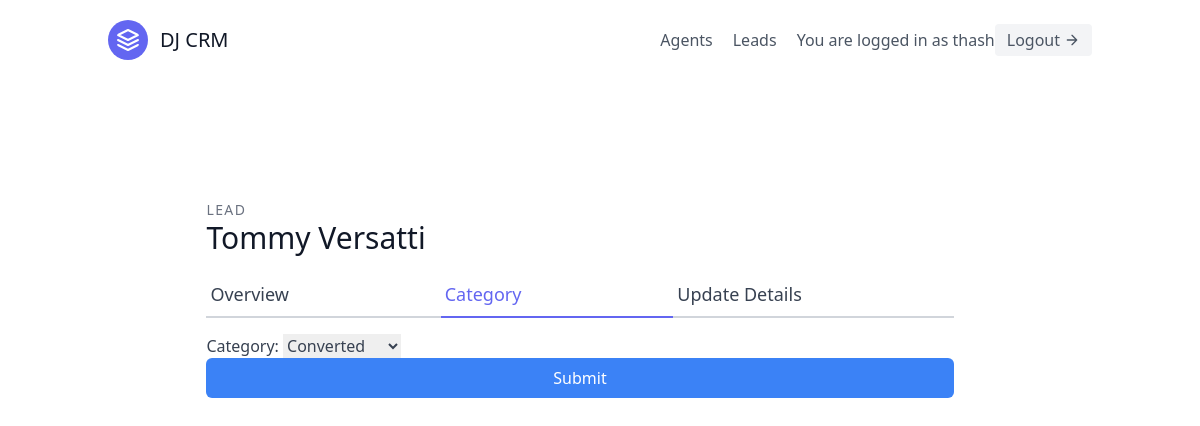
The page /leads/categories/2/update/ (signed in) on the database its author committed.
### leads/models.py (models this page shows, shortened)
class User(AbstractUser):
    is_organiser = models.BooleanField(default=True)
    is_agent = models.BooleanField(default=False)

class Lead(models.Model):
    first_name = models.CharField(max_length=20)
    last_name = models.CharField(max_length=20)
    age = models.IntegerField(default=0)
    agent = models.ForeignKey(Agent, null=True, blank=True, on_delete=models.SET_NULL)
    organisation = models.ForeignKey(UserProfile, on_delete=models.CASCADE)
    category = models.ForeignKey("Category", related_name="leads",  null=True, blank=True, on_delete=models.SET_NULL)
    description = models.TextField()
    date_added = models.DateTimeField(auto_now_add=True)
    phone_number = models.CharField(max_length=20)
    email = models.EmailField()

### leads/views.py (the view, shortened to what this page needs)
# urls.py: path('categories/<int:pk>/update/', views.CategoryUpdateView.as_view(), name='category-update'),
class CategoryUpdateView(LoginRequiredMixin, generic.UpdateView):
    template_name = "leads/category_update.html"
    form_class = LeadCategoryUpdateForm
    def get_queryset(self):
        user = self.request.user
        if user.is_organiser:
            queryset = Lead.objects.filter(organisation=user.userprofile)
        else:
            queryset = Lead.objects.filter(organisation=user.agent.organisation)
            queryset = queryset.filter(agent__user=user)
        return queryset

### leads/forms.py
class LeadCategoryUpdateForm(forms.ModelForm):
    class Meta:
        model = Lead
        fields = ("category",)

### leads/models.py (called while the page is built)
    def __str__(self):
        return self.name

### leads/templates/leads/category_update.html (shortened to what this page needs)
{% extends "base.html" %}
{% load tailwind_filters %}
{% block content %}
<section class="text-gray-700 body-font overflow-hidden">
    <div class="container px-5 py-24 mx-auto">
      <div class="lg:w-4/5 mx-auto flex flex-wrap">
        <div class="w-full lg:pr-10 lg:py-6 mb-6 lg:mb-0">
            <h2 class="text-sm title-font text-gray-500 tracking-widest">LEAD</h2>
            <h1 class="text-gray-900 text-3xl title-font font-medium mb-4">{{ lead.first_name }} {{ lead.last_name }}</h1>
            <div class="flex mb-4">
                <a href="{% url 'leads:detail' lead.pk %}" class="flex-grow border-b-2 border-gray-300 py-2 text-lg px-1">
                    Overview
                </a>
                <a href="{% url 'leads:category-update' lead.pk %}" class="flex-grow text-indigo-500 border-b-2 border-indigo-500 py-2 text-lg px-1">
                    Category
                </a>
                <a href="{% url 'leads:update' lead.pk %}" class="flex-grow border-b-2 border-gray-300 py-2 text-lg px-1">
                    Update Details
                </a>
            </div>
            <form form method="post">
                {{ form|crispy }}
                <button type="submit" class="w-full text-white bg-blue-500 hover:bg-blue-600 px-3 py-2 rounded-md">Submit</button>
            </form>
        </div>
      </div>
    </div>
  </section>
{% endblock content %}

### templates/navbar.html (shortened to what this page needs)
<header class="text-gray-600 body-font">
    <div class="container mx-auto flex flex-wrap p-5 flex-col md:flex-row items-center">
        <a class="flex title-font font-medium items-center text-gray-900 mb-4 md:mb-0">
            <svg xmlns="http://www.w3.org/2000/svg" fill="none" stroke="currentColor" stroke-linecap="round" stroke-linejoin="round" stroke-width="2" class="w-10 h-10 text-white p-2 bg-indigo-500 rounded-full" viewBox="0 0 24 24">
            <path d="M12 2L2 7l10 5 10-5-10-5zM2 17l10 5 10-5M2 12l10 5 10-5"></path>
            </svg>
            <span class="ml-3 text-xl">DJ CRM</span>
        </a>
        <nav class="md:ml-auto flex flex-wrap items-center text-base justify-center">
            {% if request.user.is_organiser %}
            <a href="{% url 'agents:list' %}" class="mr-5 hover:text-gray-900">Agents</a>
            {% endif %}
            <a href="{% url 'leads:list' %}" class="mr-5 hover:text-gray-900">Leads</a>
        </nav>
        {% if request.user.is_authenticated %}
        You are logged in as {{ request.user.username }}
        <a href="{% url 'logout' %}" class="inline-flex items-center bg-gray-100 border-0 py-1 px-3 focus:outline-none hover:bg-gray-200 rounded text-base mt-4 md:mt-0">Logout
            <svg fill="none" stroke="currentColor" stroke-linecap="round" stroke-linejoin="round" stroke-width="2" class="w-4 h-4 ml-1" viewBox="0 0 24 24">
            <path d="M5 12h14M12 5l7 7-7 7"></path>
            </svg>
        </a>
        {% endif %}
    </div>
</header>

### rows shown on the page
User: user.username "thash"
Lead: first_name "Tommy", last_name "Versatti", category "Converted"
